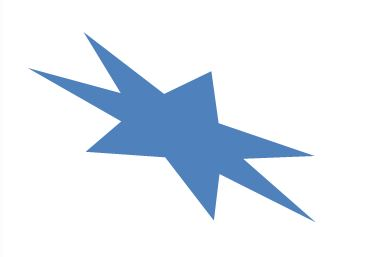
#> input picture Pycharm_folder/OpenCV_Sample/images/convexhull.jpg, 388 x 257 px, found by its file name
$ python -i convex_03.py   (imports and definitions only)
#> lines starting #> are read from the running program, lines starting #| are printed output that depends on the picture; after the words box and inside, x2 and y2 are one past the last pixel; in counts of white or black regions, pixels touching at a corner belong together
import numpy as np
import cv2

def convex_03():
    img = cv2.imread('images/convexhull.jpg')
#> img is the input picture: shape (257, 388, 3); mean B, G, R 244.6, 236.1, 228.6
    imgray = cv2.cvtColor(img, cv2.COLOR_BGR2GRAY)
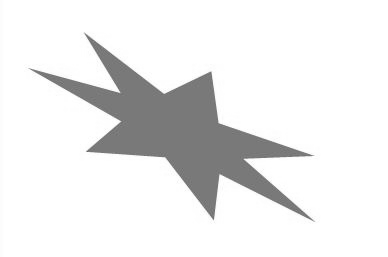
#> imgray: shape (257, 388); min 100, max 255, mean 234.8

    rows, cols = img.shape[:2]
#> rows = 257; cols = 388

    ret, thr = cv2.threshold(imgray, 127, 255, 0)
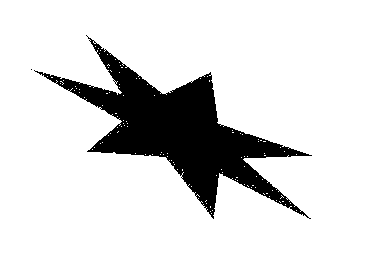
#> thr: shape (257, 388); 86% white; 2 black regions (1 under 20 px)
    contours, hierarchy = cv2.findContours(thr, cv2.RETR_TREE, cv2.CHAIN_APPROX_SIMPLE)
#> contours = 132 contours, 130 with area under 20; largest, box (x1, y1, x2, y2) and area: (0, 0, 388, 257) 99072, (34, 36, 313, 220) 14667

    cnt = contours[14]
#> cnt = contour of 672 points, box (x1, y1, x2, y2) (34, 36, 313, 220), area 14667

    # 외접원(리턴값 : 중심좌표, 반지름)
    (x, y), r = cv2.minEnclosingCircle(cnt)
#> x = 171.5; y = 144; r = 155.7
    center = (int(x), int(y))
#> center = (171, 144)
    r = int(r)
#> r = 155

    cv2.circle(img, center, r, (255, 0, 0), 3)

    # 타원
    ellipse = cv2.fitEllipse(cnt)
#> ellipse = ((179.6, 130.9), (107.3, 259.4), 118.5)
    cv2.ellipse(img, ellipse, (0, 255, 0), 3)

    # 직선(직선위 점 x,y   | 단위벡터 vx, vy)
    # DIST_L1 = r, DIST_L2 = r^2/2 등등
    [vx, vy, x, y] = cv2.fitLine(cnt, cv2.DIST_L2, 0, 0.01, 0.01)
#> vx = [0.858]; vy = [0.513]; x = [172.6]; y = [127.2]
    ly = int((-x*vy/vx) + y)
#> ly = 23
    ry = int(((cols-x)*vy/vx) + y)
#> ry = 255

    cv2.line(img, (cols-1, ry), (0, ly), (0, 0, 255), 2)
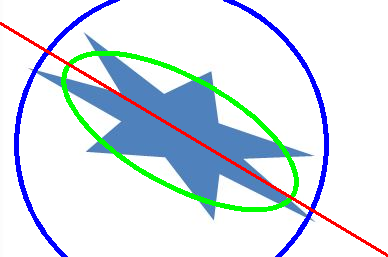
#> img: shape (257, 388, 3); mean B, G, R 234.3, 226.2, 215.3

    cv2.imshow('fitting', img)
    cv2.waitKey(0)
    cv2.destroyAllWindows()

>>> result = convex_03()
